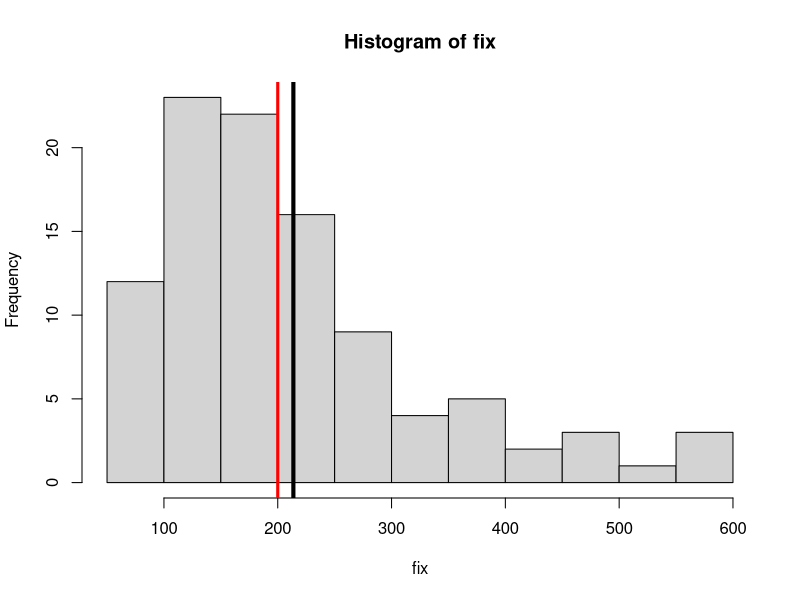

Generate this figure with R:
# How long til fixation of a mutant at 1/2N

dat <- seq(1:100)
t <- 1

while ( var(dat) != 0) {
  dat <- sample(dat, replace=TRUE)
  t = t+1
  }
print(t)



# Agore repetindo 100 vezes e armazenando
fix <- numeric()

for(i in 1:100) {
  
  dat <- seq(1:100)
  t <- 1
  
  while ( var(dat) != 0) {
    dat <- sample(dat, replace=TRUE)
    t = t+1
  }
  fix[i] <- t
}

hist(fix); abline(v=mean(fix), lwd=4); abline(v=2*length(dat), col="red", lwd=3)
